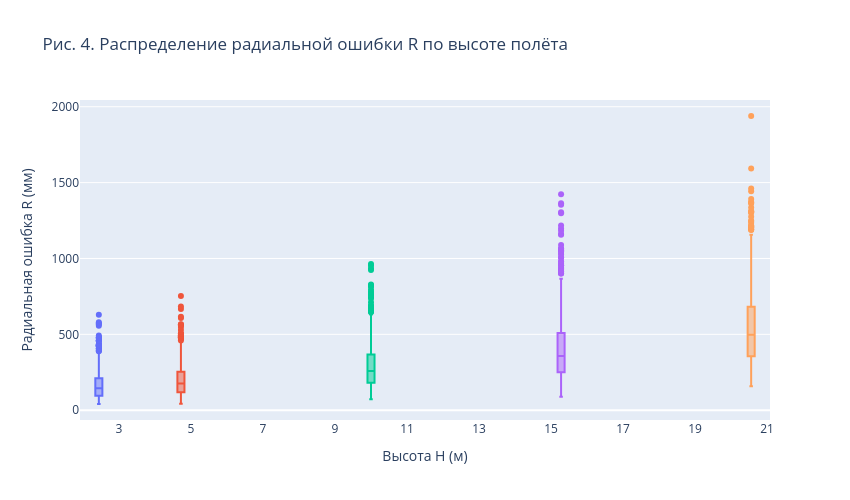

The code cell stored with this chart in its notebook:
### Markdown cell above
### Распределение ошибки по высотам

### Code cell
fig = px.box(
    df, x="H", y="R", color="H_cat",
    title="Рис. 4. Распределение радиальной ошибки R по высоте полёта",
    labels={"H": "Высота H (м)", "R": "Радиальная ошибка R (мм)", "H_cat": "Высота"},
    category_orders={"H_cat": H_CAT_ORDER},
)
fig.update_layout(showlegend=False, height=500, width=850)
fig.show()

### Figure 1 — Plotly figure (JSON) as saved in the notebook; plotly's stock layout.template omitted (floating-point values rounded to 4 significant figures; data arrays with more than 128 entries replaced by an {"elided": "..."} marker saying what was removed)
{"data": [{"alignmentgroup": "True", "hovertemplate": "Высота=3 м<br>Высота H (м)=%{x}<br>Радиальная ошибка R (мм)=%{y}<extra></extra>", "legendgroup": "3 м", "marker": {"color": "#636efa"}, "name": "3 м", "notched": false, "offsetgroup": "3 м", "orientation": "v", "showlegend": true, "type": "box", "x": {"elided": "900 int values"}, "x0": " ", "xaxis": "x", "y": {"elided": "900 float values"}, "y0": " ", "yaxis": "y"}, {"alignmentgroup": "True", "hovertemplate": "Высота=5 м<br>Высота H (м)=%{x}<br>Радиальная ошибка R (мм)=%{y}<extra></extra>", "legendgroup": "5 м", "marker": {"color": "#EF553B"}, "name": "5 м", "notched": false, "offsetgroup": "5 м", "orientation": "v", "showlegend": true, "type": "box", "x": {"elided": "900 int values"}, "x0": " ", "xaxis": "x", "y": {"elided": "900 float values"}, "y0": " ", "yaxis": "y"}, {"alignmentgroup": "True", "hovertemplate": "Высота=10 м<br>Высота H (м)=%{x}<br>Радиальная ошибка R (мм)=%{y}<extra></extra>", "legendgroup": "10 м", "marker": {"color": "#00cc96"}, "name": "10 м", "notched": false, "offsetgroup": "10 м", "orientation": "v", "showlegend": true, "type": "box", "x": {"elided": "900 int values"}, "x0": " ", "xaxis": "x", "y": {"elided": "900 float values"}, "y0": " ", "yaxis": "y"}, {"alignmentgroup": "True", "hovertemplate": "Высота=15 м<br>Высота H (м)=%{x}<br>Радиальная ошибка R (мм)=%{y}<extra></extra>", "legendgroup": "15 м", "marker": {"color": "#ab63fa"}, "name": "15 м", "notched": false, "offsetgroup": "15 м", "orientation": "v", "showlegend": true, "type": "box", "x": {"elided": "900 int values"}, "x0": " ", "xaxis": "x", "y": {"elided": "900 float values"}, "y0": " ", "yaxis": "y"}, {"alignmentgroup": "True", "hovertemplate": "Высота=20 м<br>Высота H (м)=%{x}<br>Радиальная ошибка R (мм)=%{y}<extra></extra>", "legendgroup": "20 м", "marker": {"color": "#FFA15A"}, "name": "20 м", "notched": false, "offsetgroup": "20 м", "orientation": "v", "showlegend": true, "type": "box", "x": {"elided": "900 int values"}, "x0": " ", "xaxis": "x", "y": {"elided": "900 float values"}, "y0": " ", "yaxis": "y"}], "layout": {"boxmode": "group", "height": 500, "legend": {"title": {"text": "Высота"}, "tracegroupgap": 0}, "showlegend": false, "title": {"text": "Рис. 4. Распределение радиальной ошибки R по высоте полёта"}, "width": 850, "xaxis": {"anchor": "y", "domain": [0, 1], "title": {"text": "Высота H (м)"}}, "yaxis": {"anchor": "x", "domain": [0, 1], "title": {"text": "Радиальная ошибка R (мм)"}}}}
